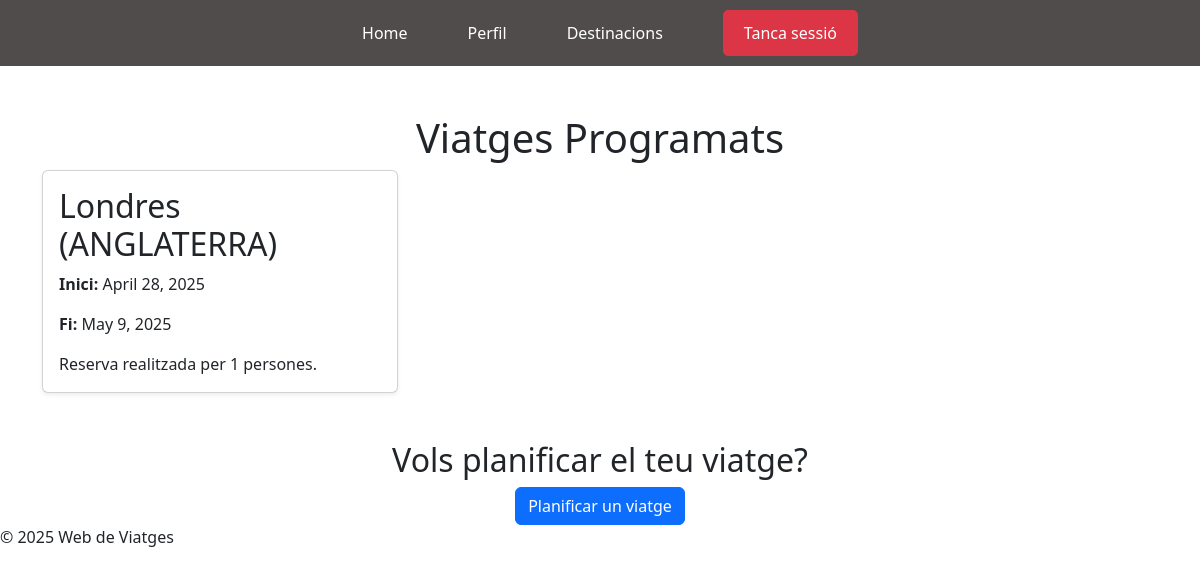
Screenshot of /accounts/viatges_programats/ (signed in) with the database file from the repository.
### accounts/models.py (models this page shows, shortened)
class Viatge(models.Model):
    user = models.ForeignKey(User, on_delete=models.CASCADE, related_name="viatges")
    destinacio = models.ForeignKey(Destinacio, on_delete=models.CASCADE, related_name="viatges")
    data_inici = models.DateField()
    data_fi = models.DateField()
    num_persones = models.PositiveIntegerField()
    descripcio = models.TextField(blank=True, null=True)

class Destinacio(models.Model):
    nom = models.CharField(max_length=100)
    pais = models.CharField(max_length=50)
    continent = models.CharField(max_length=50)
    def __str__(self):
        return f"{self.nom} ({self.pais.upper()})"

### accounts/views.py (the view)
# urls.py: path('viatges_programats/', views.viatges_programats, name='viatges_programats'),
@login_required
def viatges_programats(request):
    viatges = Viatge.objects.filter(user=request.user)
    return render(request, 'viatges_programats.html', {'viatges': viatges })

### accounts/templates/viatges_programats.html
{% extends "base.html" %}
{% block content %}
<div class="container mt-5">
    <h1 class="text-center">Viatges Programats</h1>
    {% if viatges %}
        <div class="row">
            {% for viatge in viatges %}
                <div class="col-md-4 mb-4">
                    <div class="card shadow-sm">
                        <div class="card-body">
                            <h2 class="card-title">{{ viatge.destinacio }}</h2>
                            <p class="card-text"><strong>Inici:</strong> {{ viatge.data_inici }}</p>
                            <p class="card-text"><strong>Fi:</strong> {{ viatge.data_fi }}</p>
                            <p class="card-text">{{ viatge.descripcio }}</p>
                        </div>
                    </div>
                </div>
            {% endfor %}
        </div>
    {% else %}
        <p class="text-center">No tens cap viatge programat.</p>
    {% endif %}
    <div class="text-center mt-4">
        <h2>Vols planificar el teu viatge?</h2>
        <a href="opcions_viatge.html" class="btn btn-primary">Planificar un viatge</a>
    </div>
</div>
{% endblock %}

### rows the page displays
Viatge: destinacio "Londres (ANGLATERRA)", data_inici "April 28, 2025", data_fi "May 9, 2025", descripcio "Reserva realitzada per 1 persones."
